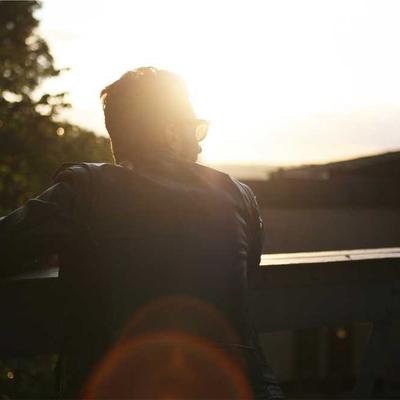
#> input picture Assignment11/sample.jpg, 400 x 400 px
$ python 09_edge_detection.py
#> lines starting #> are read from the running program, lines starting #| are printed output that depends on the picture
import cv2

img = cv2.imread('sample.jpg')
#> img is the input picture: shape (400, 400, 3); mean B, G, R 101.7, 113.5, 122.9

edges = cv2.Canny(img, 100, 200)
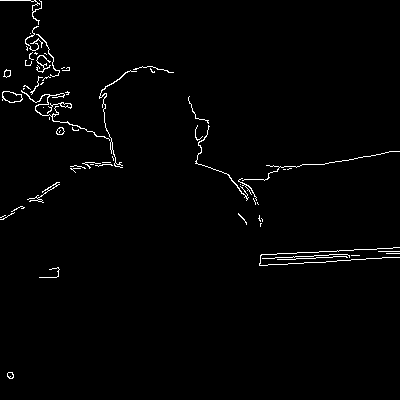
#> edges: shape (400, 400); 1.5% white in thin lines or dots

cv2.imshow('Edges', edges)
cv2.waitKey(0)
cv2.destroyAllWindows()

$ run again, with Assignment11/01_code.png saved as Assignment11/sample.jpg
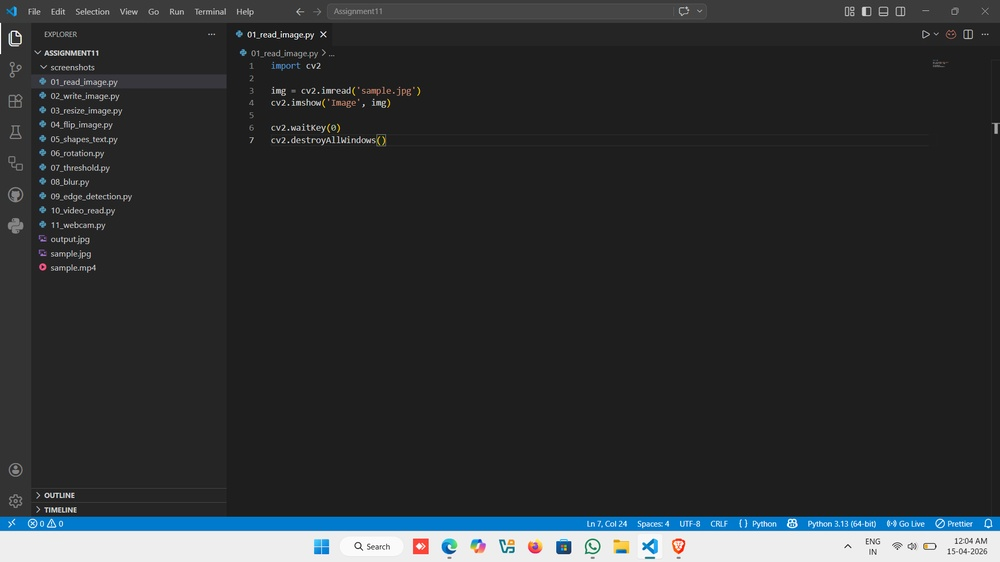
#> input picture Assignment11/01_code.png, 1000 x 562 px, shrunk from 1920 x 1080 before the run
#> img is the input picture: shape (562, 1000, 3); mean B, G, R 50.3, 48.3, 45.4
#> `edges = cv2.Canny(img, 100, 200)`:
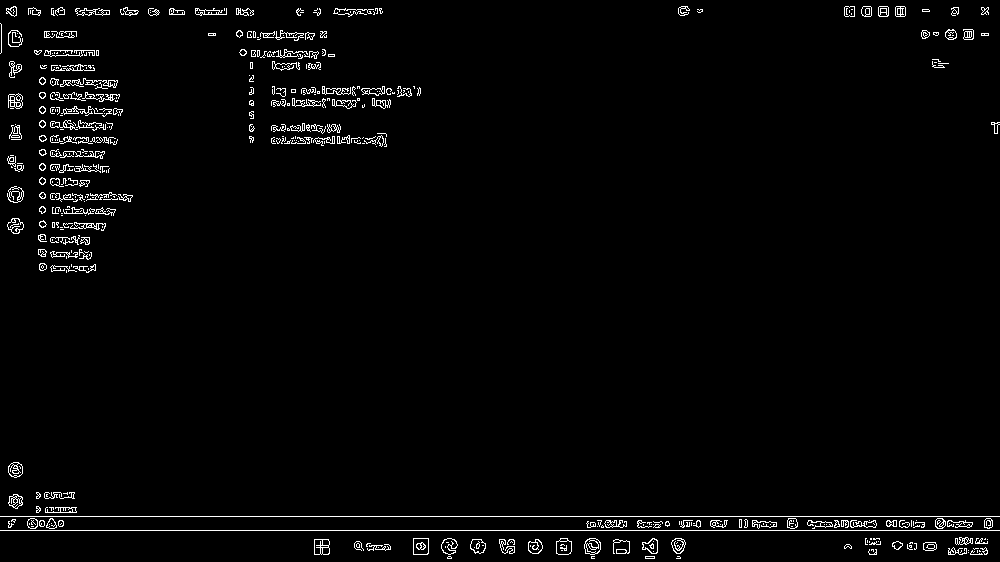
#> edges: shape (562, 1000); 2.3% white in thin lines or dots

$ run again, with Assignment11/03_code.png saved as Assignment11/sample.jpg
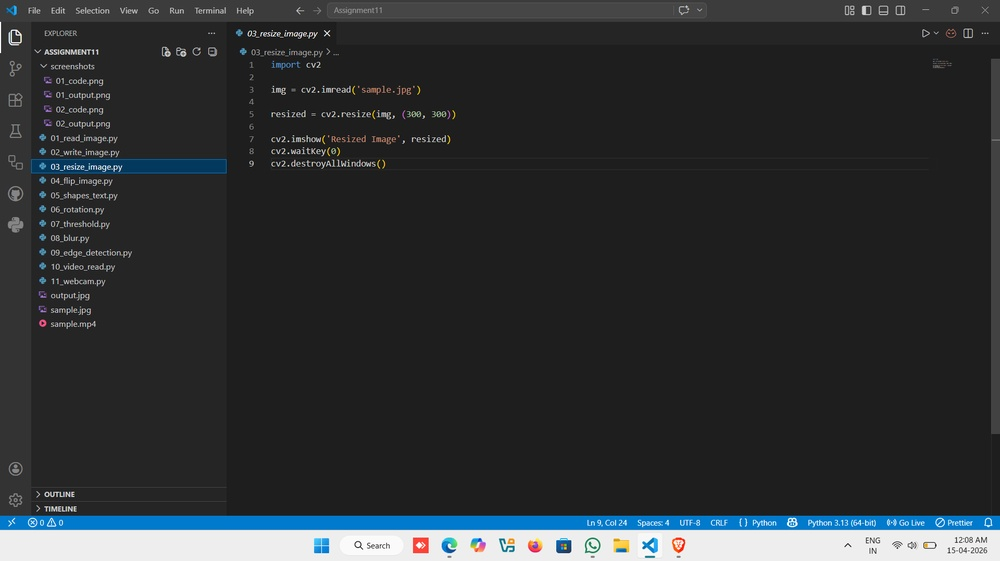
#> input picture Assignment11/03_code.png, 1000 x 561 px, shrunk from 1920 x 1078 before the run
#> img is the input picture: shape (561, 1000, 3); mean B, G, R 51, 48.8, 45.6
#> `edges = cv2.Canny(img, 100, 200)`:
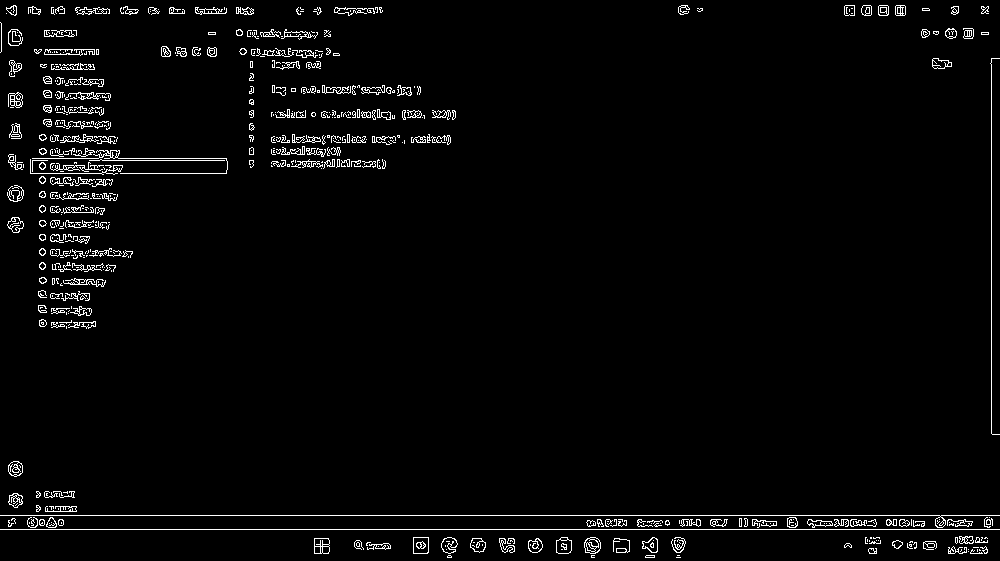
#> edges: shape (561, 1000); 2.8% white in thin lines or dots
